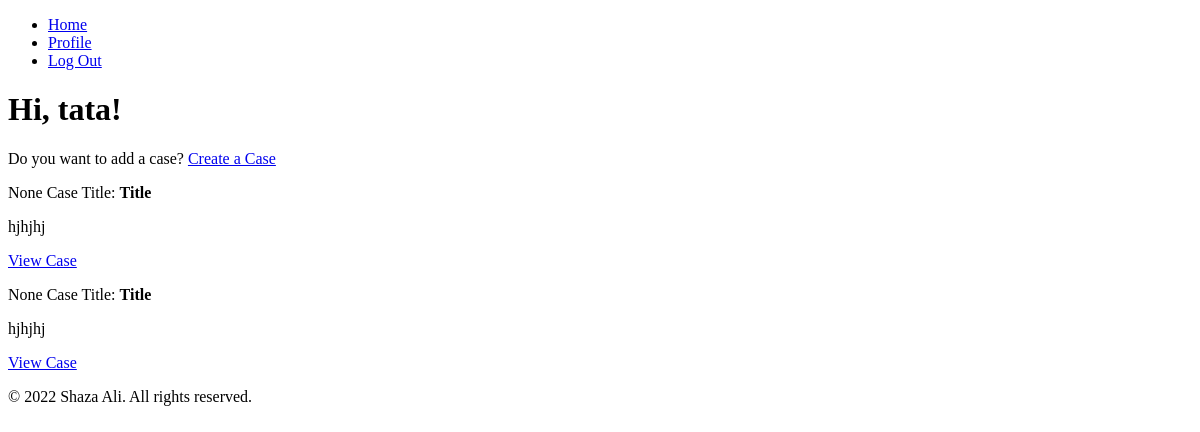
The page /index (signed in) on the database as committed earlier.
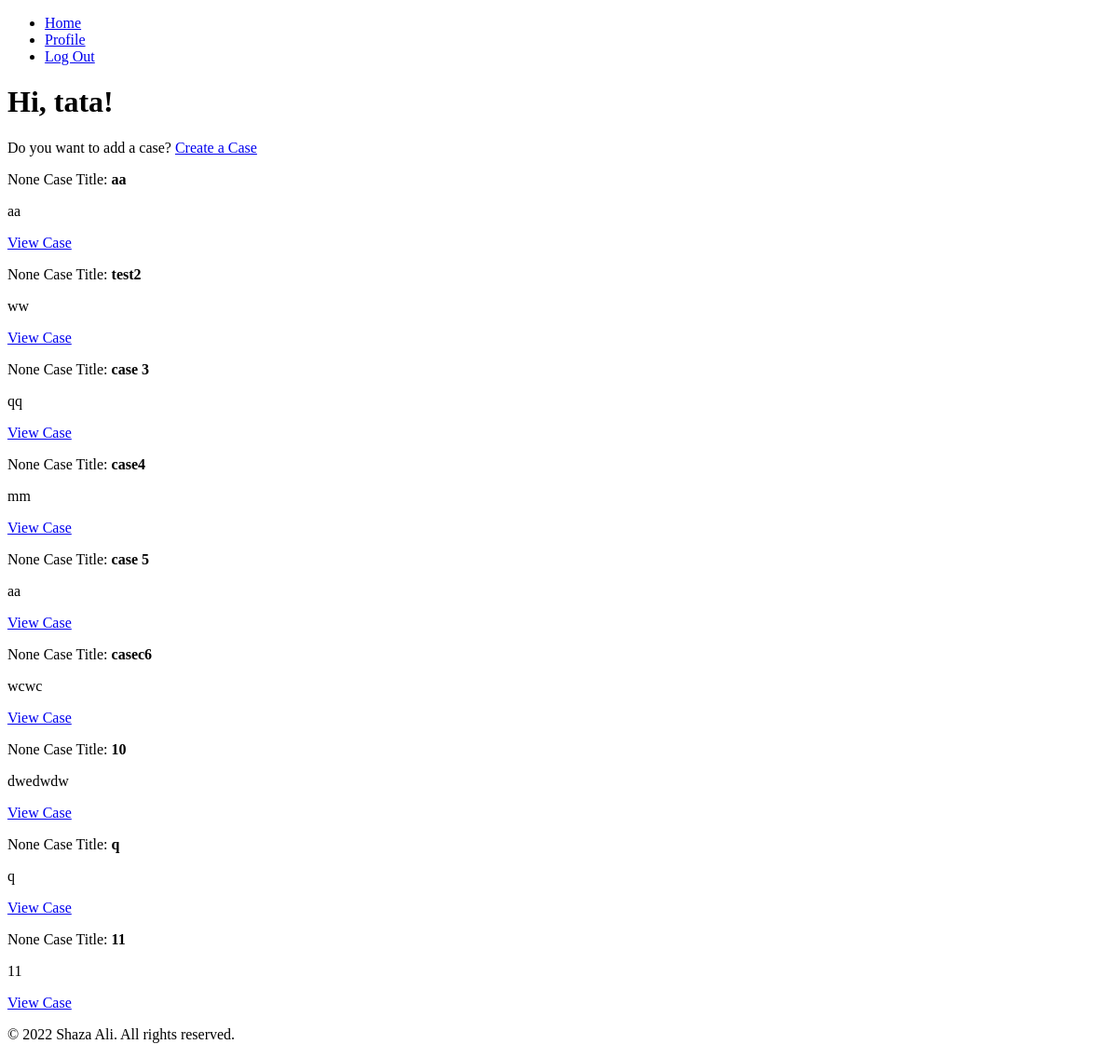
The same page on the database as committed later.
### app/models.py (models this page shows, shortened)
class User(UserMixin,db.Model):
    id = db.Column(db.Integer, primary_key=True)
    username = db.Column(db.String(65), index=True, unique=True)
    email = db.Column(db.String(120), index=True, unique=True)
    password_hash = db.Column(db.String(128))
    bio = db.Column(db.String(200))
    medical_degree = db.Column(db.String(100))
    speciality = db.Column(db.String(100))
    licenses = db.Column(db.String(200))
    last_seen = db.Column(db.DateTime, default=datetime.utcnow)
    cases = db.relationship('Case', backref='author', lazy="dynamic")
    followed = db.relationship(
        'User',
        secondary=followers,
        primaryjoin=(followers.c.follower_id == id),
        secondaryjoin=(followers.c.followed_id == id),
        backref=db.backref('followers',lazy='dynamic'),
        lazy='dynamic'
        )

class Case(db.Model):
    id = db.Column(db.Integer, primary_key=True)
    title = db.Column(db.String(140))
    patient_age = db.Column(db.String(20))
    patient_sex = db.Column(db.String(10))
    chief_complaint = db.Column(db.Text)
    medical_history = db.Column(db.Text)
    current_medications = db.Column(db.Text)
    image_files = db.Column(db.String(255))  # Store file paths for images
    lab_files = db.Column(db.String(255))  # Store file paths for lab files
    timestamp = db.Column(db.DateTime, index=True, default=datetime.utcnow)
    user_id = db.Column(db.Integer, db.ForeignKey('user.id'))

### app/routes.py (the view)
@app.route('/')
@app.route('/index')
@login_required
def index():
    cases = Case.query.all()
    return render_template('index.html', title="MediConsult", cases=cases)

### app/routes.py (called while the page is built)
@login.user_loader
def load_user(id):
    return User.query.get(int(id))

@app.before_request
def before_request():
    if current_user.is_authenticated:
        current_user.last_seen = datetime.utcnow()
        db.session.commit()

### app/templates/index.html (shortened to what this page needs)
{% extends "base.html" %}
{% block content %}
<h1>Hi, {{ current_user.username }}!</h1>
<p>Do you want to add a case? <a href="{{ url_for('submit_case') }}">Create a Case</a></p>
    {% for case in cases %}
    <div><p>{{ case.author }}  Case Title: <b>{{ case.title }}</b></p></div>
    <div><p>{{ case.chief_complaint }}</p></div>
    <div><p>
        <a href="{{ url_for('show_case', case_id=case.id) }}">View Case</a>
    </p></div>
    {% endfor %}
{% endblock %}

### app/templates/base.html (shortened to what this page needs)
<!DOCTYPE html>
<html lang="en">
<head>
</head>
<body>
	<header>
		<nav>
			<ul>
				<li><a  href="{{ url_for('index')}}">Home</a></li>
				{% if current_user.is_anonymous %}
				<li><a href="{{ url_for('login')}}">Login</a></li>
				{% else %}
				<li><a href="{{ url_for('user', username=current_user.username)}}">Profile</a></li>
				<li><a href="{{ url_for('logout')}}">Log Out</a></li>
				{% endif %}
			</ul>
		</nav>
	</header>
	<main>
		{% block content %}
		{% endblock %}
	</main>
	<footer>
		<p>&copy; 2022 Shaza Ali. All rights reserved.</p>
	</footer>
</body>
</html>

Rows that differ between the two databases and show on the page:
removed Case: author "None", title "Title", chief_complaint "hjhjhj"
changed Case (number 1 of 9 on the later page): title "Title" → "aa"; chief_complaint "hjhjhj" → "aa"
added Case: author "None", title "test2", chief_complaint "ww"
added Case: author "None", title "case 3", chief_complaint "qq"
added Case: author "None", title "case4", chief_complaint "mm"
added Case: author "None", title "case 5", chief_complaint "aa"
added Case: author "None", title "casec6", chief_complaint "wcwc"
added Case: author "None", title "10", chief_complaint "dwedwdw"
added Case: author "None", title "q", chief_complaint "q"
added Case: author "None", title "11", chief_complaint "11"
